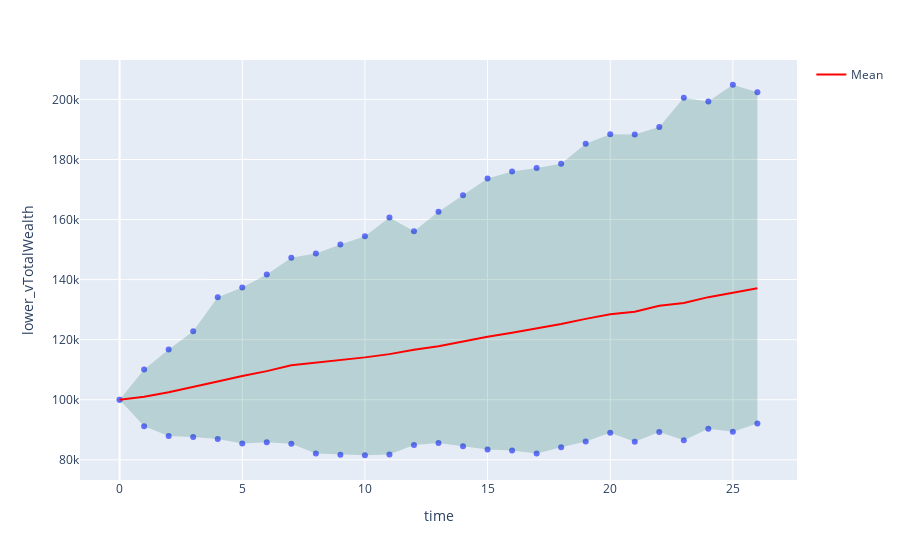

Write notebook code for a chart like this one.
### Code cell
# This third plot shows the time series evolution with a certain confidence interval
analyzer.plot_ci(name='vTotalWealth', time_col='time', scenario_col='scenario',filter=None, col_names=['scenario', 'time'], confidence=.90, inline_plot=True)

### Figure 1 — Plotly figure (JSON) as saved in the notebook; plotly's stock layout.template omitted (floating-point values rounded to 4 significant figures)
{"data": [{"hovertemplate": "time=%{x}<br>lower_vTotalWealth=%{y}<extra></extra>", "legendgroup": "", "marker": {"color": "#636efa", "symbol": "circle"}, "mode": "markers", "name": "", "orientation": "v", "showlegend": false, "type": "scatter", "x": [0, 1, 2, 3, 4, 5, 6, 7, 8, 9, 10, 11, 12, 13, 14, 15, 16, 17, 18, 19, 20, 21, 22, 23, 24, 25, 26], "xaxis": "x", "y": [100000, 91210.0, 87950.0, 87550.0, 86890.0, 85420.0, 85800.0, 85330.0, 82090.0, 81720.0, 81510.0, 81730.0, 84950.0, 85570.0, 84520.0, 83450.0, 83100.0, 82080.0, 84220.0, 86100.0, 89030.0, 85980.0, 89290.0, 86510.0, 90330.0, 89310.0, 92070.0], "yaxis": "y"}, {"hovertemplate": "time=%{x}<br>upper_vTotalWealth=%{y}<extra></extra>", "legendgroup": "", "marker": {"color": "#636efa", "symbol": "circle"}, "mode": "markers", "name": "", "orientation": "v", "showlegend": false, "type": "scatter", "x": [0, 1, 2, 3, 4, 5, 6, 7, 8, 9, 10, 11, 12, 13, 14, 15, 16, 17, 18, 19, 20, 21, 22, 23, 24, 25, 26], "xaxis": "x", "y": [100000, 110100.0, 116700.0, 122800.0, 134100.0, 137400.0, 141700.0, 147300.0, 148700.0, 151700.0, 154400.0, 160700.0, 156100.0, 162600.0, 168100.0, 173700.0, 176000.0, 177200.0, 178600.0, 185200.0, 188400.0, 188300.0, 190900.0, 200600.0, 199300.0, 204900.0, 202400.0], "yaxis": "y"}, {"fill": "toself", "fillcolor": "rgba(0,100,80,0.2)", "line": {"color": "rgba(255,255,255,0)"}, "showlegend": false, "type": "scatter", "x": [0, 1, 2, 3, 4, 5, 6, 7, 8, 9, 10, 11, 12, 13, 14, 15, 16, 17, 18, 19, 20, 21, 22, 23, 24, 25, 26, 26, 25, 24, 23, 22, 21, 20, 19, 18, 17, 16, 15, 14, 13, 12, 11, 10, 9, 8, 7, 6, 5, 4, 3, 2, 1, 0], "y": [100000, 91210.0, 87950.0, 87550.0, 86890.0, 85420.0, 85800.0, 85330.0, 82090.0, 81720.0, 81510.0, 81730.0, 84950.0, 85570.0, 84520.0, 83450.0, 83100.0, 82080.0, 84220.0, 86100.0, 89030.0, 85980.0, 89290.0, 86510.0, 90330.0, 89310.0, 92070.0, 202400.0, 204900.0, 199300.0, 200600.0, 190900.0, 188300.0, 188400.0, 185200.0, 178600.0, 177200.0, 176000.0, 173700.0, 168100.0, 162600.0, 156100.0, 160700.0, 154400.0, 151700.0, 148700.0, 147300.0, 141700.0, 137400.0, 134100.0, 122800.0, 116700.0, 110100.0, 100000]}, {"line": {"color": "red", "width": 2}, "mode": "lines", "name": "Mean", "type": "scatter", "x": [0, 1, 2, 3, 4, 5, 6, 7, 8, 9, 10, 11, 12, 13, 14, 15, 16, 17, 18, 19, 20, 21, 22, 23, 24, 25, 26], "y": [100000, 101000.0, 102500.0, 104400.0, 106100.0, 107900.0, 109500.0, 111500.0, 112400.0, 113100.0, 114100.0, 115200.0, 116700.0, 117800.0, 119400.0, 121000.0, 122300.0, 123800.0, 125200.0, 126900.0, 128400.0, 129300.0, 131300.0, 132200.0, 134200.0, 135600.0, 137100.0]}], "layout": {"legend": {"tracegroupgap": 0}, "margin": {"t": 60}, "xaxis": {"anchor": "y", "domain": [0, 1], "title": {"text": "time"}}, "yaxis": {"anchor": "x", "domain": [0, 1], "title": {"text": "lower_vTotalWealth"}}}}
